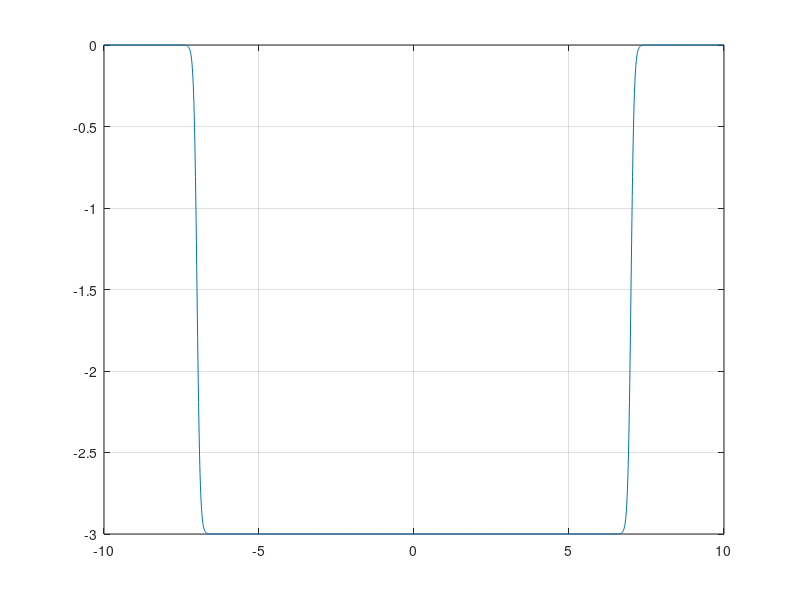

The MATLAB source for this figure:
function hypertan()

%simple();
%doubleShifted();

radius();


end


function simple()
figure

scale = -3;
x = -5:0.01:5;

reversed = -1;
shift = 3;
y = scale * (tanh(reversed * (x-shift) * 10 ) +1) / 2;
plot(x,y), grid on

end



function doubleShifted()
figure

scale = -3;
x = -5:0.01:5;
reversed = -1;
shift1 = -1;
y1 = scale * (tanh(reversed * (x-shift1) * 10 ) +1) / 2;

shift2 = 1;
y2 = - scale * (tanh(reversed * (x-shift2) * 10 ) +1) / 2;

y = y1 + y2;

plot(x,y), grid on
end

function radius()

figure

scale = -3;
x = -10:0.01:10;

reversed = -1;

a = sqrt((x-0).^2);

Radius = 7;
slope = 10;

y = scale * (tanh(reversed * ( a - Radius) * slope ) +1) / 2;
plot(x,y), grid on


% here's some new code!!
% yipee!!



end

